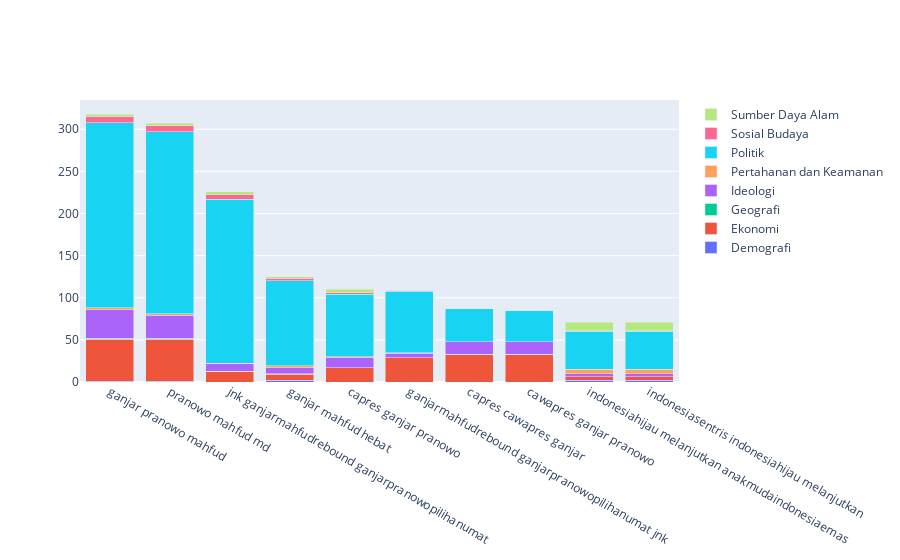

Source (notebook cell):
### Code cell
# trigram
trigram_matrix = trigram.fit_transform(df['clean_text'])
trigram_matrix = trigram_matrix.toarray()
trigram_matrix = pd.DataFrame(trigram_matrix, columns=trigram.get_feature_names_out())

# visualisasi top 10 trigram dan labelnya
trigram_matrix['label'] = df['label']
trigram_matrix = trigram_matrix.groupby('label').sum().T
trigram_matrix['total'] = trigram_matrix.sum(axis=1)
trigram_matrix = trigram_matrix.sort_values('total', ascending=False)
trigram_matrix = trigram_matrix.drop('total', axis=1)
trigram_matrix = trigram_matrix.head(10)

fig = go.Figure()
for label in trigram_matrix.columns:
    fig.add_trace(go.Bar(x=trigram_matrix.index, y=trigram_matrix[label], name=label))
fig.update_layout(barmode='stack')
fig.show()

### Figure 1 — Plotly figure (JSON) as saved in the notebook; plotly's stock layout.template omitted (floating-point values rounded to 4 significant figures)
{"data": [{"name": "Demografi", "type": "bar", "x": ["ganjar pranowo mahfud", "pranowo mahfud md", "jnk ganjarmahfudrebound ganjarpranowopilihanumat", "ganjar mahfud hebat", "capres ganjar pranowo", "ganjarmahfudrebound ganjarpranowopilihanumat jnk", "capres cawapres ganjar", "cawapres ganjar pranowo", "indonesiahijau melanjutkan anakmudaindonesiaemas", "indonesiasentris indonesiahijau melanjutkan"], "y": [1, 1, 0, 2, 0, 0, 0, 0, 2, 2]}, {"name": "Ekonomi", "type": "bar", "x": ["ganjar pranowo mahfud", "pranowo mahfud md", "jnk ganjarmahfudrebound ganjarpranowopilihanumat", "ganjar mahfud hebat", "capres ganjar pranowo", "ganjarmahfudrebound ganjarpranowopilihanumat jnk", "capres cawapres ganjar", "cawapres ganjar pranowo", "indonesiahijau melanjutkan anakmudaindonesiaemas", "indonesiasentris indonesiahijau melanjutkan"], "y": [50, 50, 13, 7, 17, 29, 33, 33, 4, 4]}, {"name": "Geografi", "type": "bar", "x": ["ganjar pranowo mahfud", "pranowo mahfud md", "jnk ganjarmahfudrebound ganjarpranowopilihanumat", "ganjar mahfud hebat", "capres ganjar pranowo", "ganjarmahfudrebound ganjarpranowopilihanumat jnk", "capres cawapres ganjar", "cawapres ganjar pranowo", "indonesiahijau melanjutkan anakmudaindonesiaemas", "indonesiasentris indonesiahijau melanjutkan"], "y": [1, 1, 0, 1, 0, 0, 0, 0, 0, 0]}, {"name": "Ideologi", "type": "bar", "x": ["ganjar pranowo mahfud", "pranowo mahfud md", "jnk ganjarmahfudrebound ganjarpranowopilihanumat", "ganjar mahfud hebat", "capres ganjar pranowo", "ganjarmahfudrebound ganjarpranowopilihanumat jnk", "capres cawapres ganjar", "cawapres ganjar pranowo", "indonesiahijau melanjutkan anakmudaindonesiaemas", "indonesiasentris indonesiahijau melanjutkan"], "y": [34, 27, 9, 7, 12, 5, 15, 15, 4, 4]}, {"name": "Pertahanan dan Keamanan", "type": "bar", "x": ["ganjar pranowo mahfud", "pranowo mahfud md", "jnk ganjarmahfudrebound ganjarpranowopilihanumat", "ganjar mahfud hebat", "capres ganjar pranowo", "ganjarmahfudrebound ganjarpranowopilihanumat jnk", "capres cawapres ganjar", "cawapres ganjar pranowo", "indonesiahijau melanjutkan anakmudaindonesiaemas", "indonesiasentris indonesiahijau melanjutkan"], "y": [2, 2, 0, 2, 1, 1, 0, 0, 5, 5]}, {"name": "Politik", "type": "bar", "x": ["ganjar pranowo mahfud", "pranowo mahfud md", "jnk ganjarmahfudrebound ganjarpranowopilihanumat", "ganjar mahfud hebat", "capres ganjar pranowo", "ganjarmahfudrebound ganjarpranowopilihanumat jnk", "capres cawapres ganjar", "cawapres ganjar pranowo", "indonesiahijau melanjutkan anakmudaindonesiaemas", "indonesiasentris indonesiahijau melanjutkan"], "y": [220, 216, 195, 101, 74, 73, 39, 37, 45, 45]}, {"name": "Sosial Budaya", "type": "bar", "x": ["ganjar pranowo mahfud", "pranowo mahfud md", "jnk ganjarmahfudrebound ganjarpranowopilihanumat", "ganjar mahfud hebat", "capres ganjar pranowo", "ganjarmahfudrebound ganjarpranowopilihanumat jnk", "capres cawapres ganjar", "cawapres ganjar pranowo", "indonesiahijau melanjutkan anakmudaindonesiaemas", "indonesiasentris indonesiahijau melanjutkan"], "y": [7, 7, 5, 3, 2, 1, 0, 0, 1, 1]}, {"name": "Sumber Daya Alam", "type": "bar", "x": ["ganjar pranowo mahfud", "pranowo mahfud md", "jnk ganjarmahfudrebound ganjarpranowopilihanumat", "ganjar mahfud hebat", "capres ganjar pranowo", "ganjarmahfudrebound ganjarpranowopilihanumat jnk", "capres cawapres ganjar", "cawapres ganjar pranowo", "indonesiahijau melanjutkan anakmudaindonesiaemas", "indonesiasentris indonesiahijau melanjutkan"], "y": [3, 3, 4, 2, 4, 0, 0, 0, 10, 10]}], "layout": {"barmode": "stack"}}
